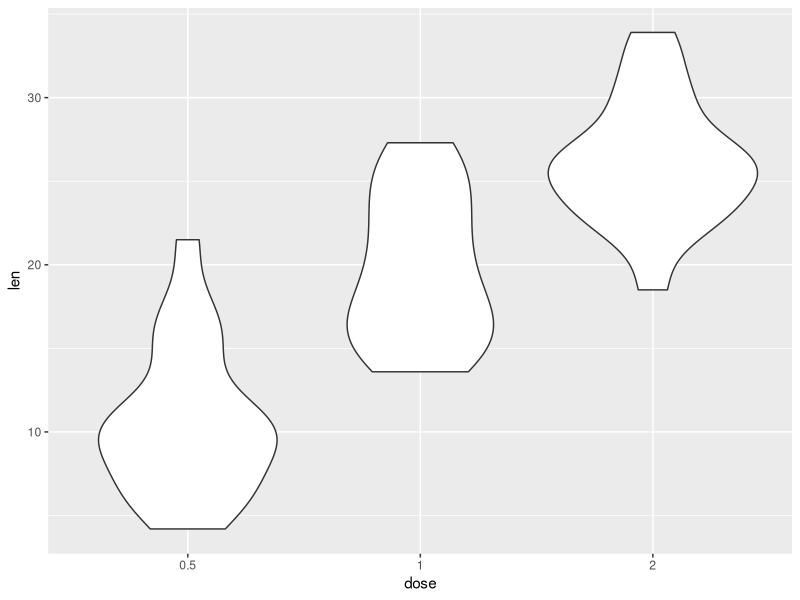
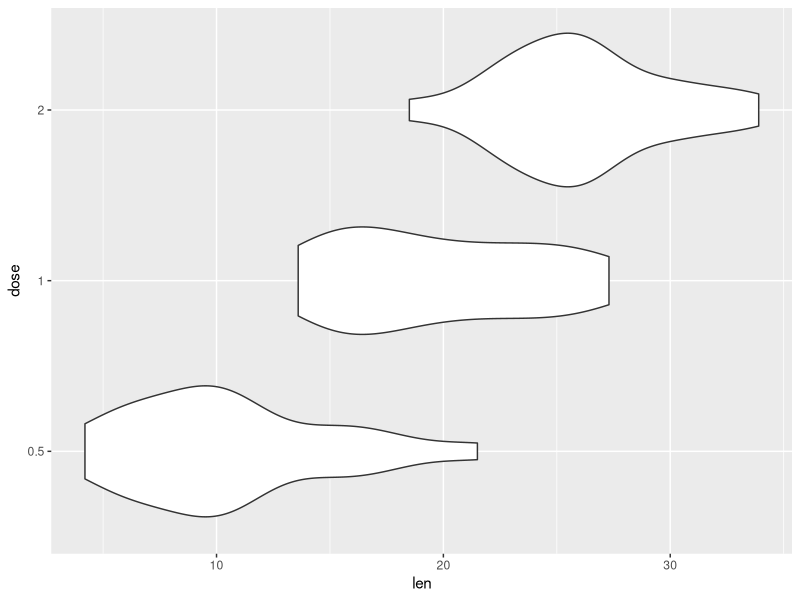
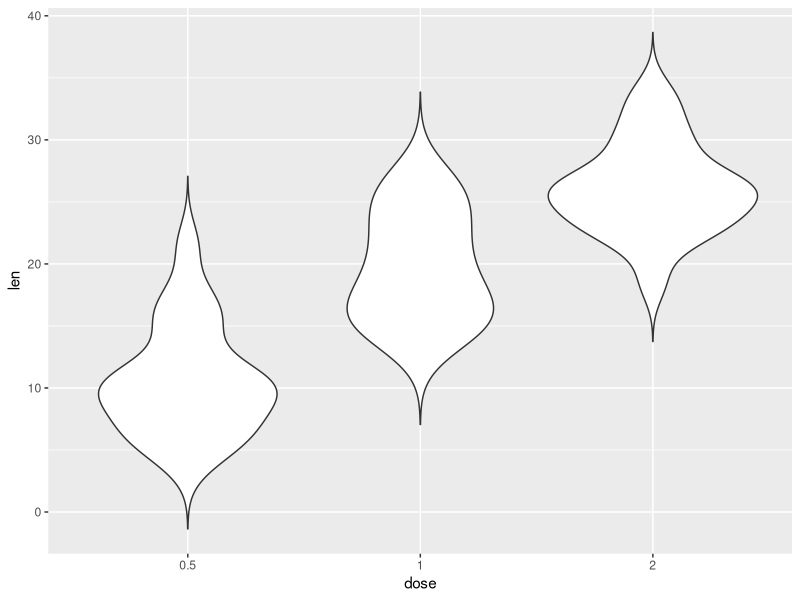
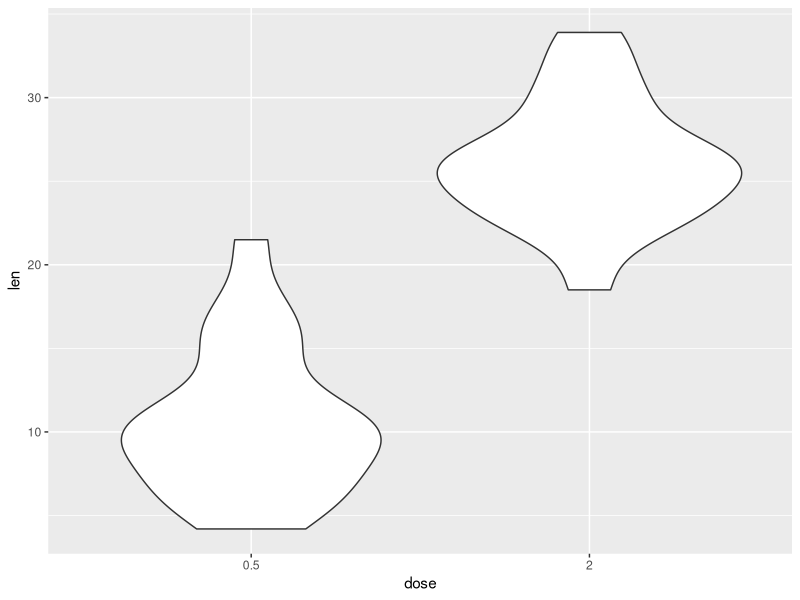

Recreate these plots in R, in order. (Note: this script raises an error after producing the figures.)
#violin plot 2 variables
#install.packages("ggplot2")
#install.packages("Hmisc")

library ("ggplot2")
library ("Hmisc")

ToothGrowth$dose<- as.factor(ToothGrowth$dose)
head (ToothGrowth)

p <- ggplot (ToothGrowth, aes(x=dose, y=len)) + geom_violin()
p
p + coord_flip()

ggplot(ToothGrowth, aes (x=dose, y=len)) + geom_violin(trim=FALSE)
p + scale_x_discrete(limits=c("0.5","2"))

stat_summary()

p + stat_summary(fun, y = mean, geom = "point", shape = 23, size =2)

p + stat_summary(fun, y = medan, geom = "point", size = 2, color = "red")

p + geom_boxplot (width= 0.1)

p <- ggplot (ToothGrowth, aes(x=dose, y=len)) + geom_violin(trim = FALSE)
P + stat_summary(fun.data = "mean_sdl", mult=1, geom = "crossbar", width = 0.2)
p + stat_summary (fun.data="mean_sdl", mult = 1, geom="pointrange", color = "red")

data_summary <- function (x){
  m <- mean (x)
  ymin <- m-sd(x)
  ymax <- m+sd (x)
  return(c(y=m, ymin=ymin, ymax=ymax))
}

p + stat_summary(fun, data = data_summary)

p + geom_point (binaxis = 'y', stackdir = 'center', dotsize = 1)

p + geom_jitter (shape=16, position = position_jitter(0.2))

p <- ggplot (ToothGrowth, aes (x=dose, y = len, color = dose)) + geom_violin(trim=FALSE)

p

p + scale_color_manual(values = c ("#999999", "#E69f00","#56B4E9"))

P + scale_color_brewer(pallete="Dark2")

p + scale_color_grey() + theme_classic ()


ggplot(ToothGrowth, aes(x=dose, y=len)) + geom_violin(trim=FALSE, fill = 'yellow', color = "darkred")+ geom_boxplot(width=0.1) + theme_minimal ()

p <- ggplot (ToothGrowth, aes(x=dose, y = len, fill=dose))


p + theme(legend.position = "top")
p + theme(legend.position = "bottom")
p + theme(legend.position = "none")

p + scale_x_discrete(limits=c("2", "0.5", "1"))

ggplot (ToothGrowth, aes(x=dose, y=len, fill=supp)) + geom_violin()
p <- ggplot(ToothGrowth, aes(x=dose, y=len, fill=supp)) + geom_violin (position=position_dodge(1))
p
